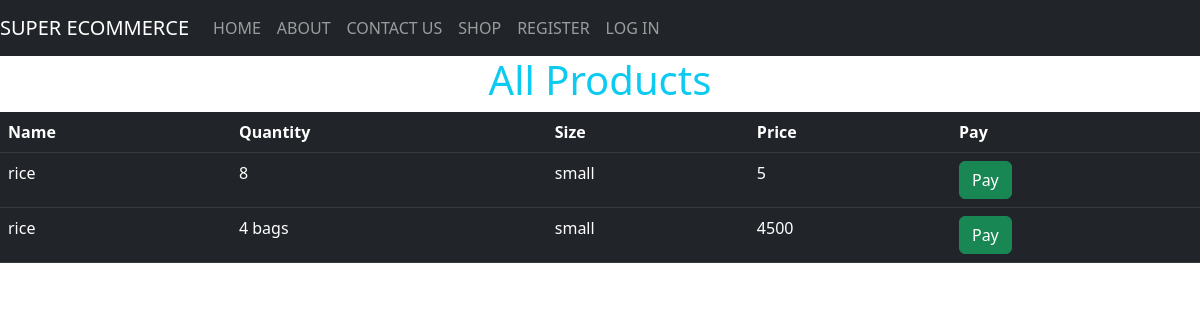
The app's page /shop/ with its own data.
### djangoProjectSuperEcomm/models.py (models this page shows)
class Product(models.Model):
    name = models.CharField(max_length=50, blank=False, null=False)
    qtty = models.CharField(max_length=20, blank=False, null=False)
    size = models.CharField(max_length=10, blank=False, null=False)
    price = models.CharField(max_length=15, blank=False, null=False)

### djangoProjectSuperEcomm/views.py (the view)
# urls.py: path('shop/', user_views.shop, name='shop'),
def shop(request):
    products = Product.objects.all()
    context = {"products": products}
    return render(request, 'shop.html', context)

### templates/shop.html (shortened to what this page needs)
{% extends 'master.html' %}
{% load static %}
{% block content %}
    <div>
        <h1 class="text-info text-center">All Products</h1>
    <table class="table table-dark table-hover">
        <tr>
            <th>Name</th>
            <th>Quantity</th>
            <th>Size</th>
            <th>Price</th>
            <th>Pay</th>
        </tr>
        {% for product in products %}
        <tr>
            <td>{{ product.name }}</td>
            <td>{{ product.qtty }}</td>
            <td>{{ product.size }}</td>
            <td>{{ product.price }}</td>
            <td><a class="btn btn-success" href="/pay/{{ product.id }}">Pay</a></td>
        </tr>
        {% endfor %}
    </table>
    </div>
{% endblock %}

### records on screen
Product: name "rice", qtty "8", size "small", price "5"
Product: name "rice", qtty "4 bags", size "small", price "4500"
